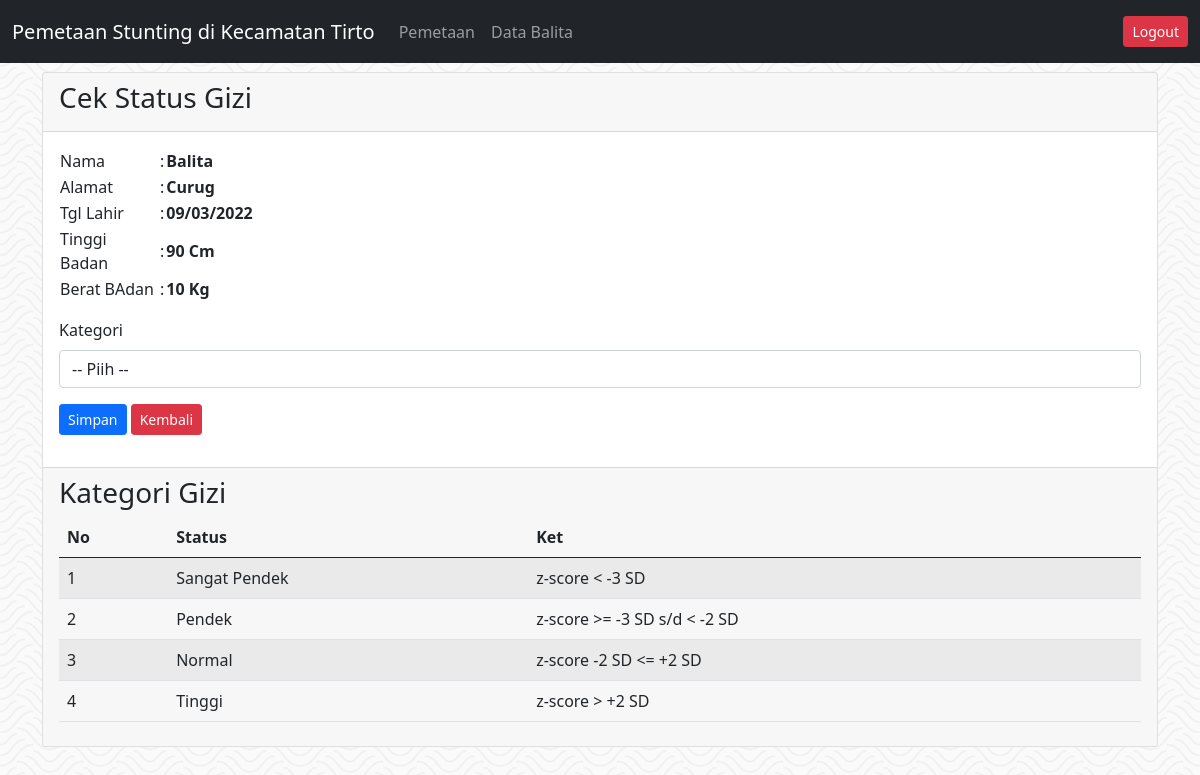
Screenshot of /data-balita/cek.php?id=1 (signed in) with the database file from the repository.
### tables this page shows
CREATE TABLE `tb_balita` (
  `id_balita` int(11) NOT NULL,
  `nama` varchar(50) DEFAULT NULL,
  `id_desa` int(11) DEFAULT NULL,
  `tgl_lahir` date DEFAULT NULL,
  `id_kategori` int(11) DEFAULT NULL,
  `tg_badan` varchar(100) DEFAULT NULL,
  `br_badan` varchar(50) DEFAULT NULL
);

CREATE TABLE `tb_desa` (
  `id_desa` int(11) NOT NULL,
  `nama_desa` varchar(125) DEFAULT NULL,
  `geojson` longtext DEFAULT NULL
);

CREATE TABLE `tb_kategori` (
  `id_kategori` int(11) NOT NULL,
  `status_gizi` varchar(125) DEFAULT NULL,
  `ket` varchar(255) DEFAULT NULL
);

### _koneksi/koneksi.php (called while the page is built, shortened)
<?php
function base_url($url = null)
{
    $base_url = "http://localhost/gis_stunting_native_new";
    if ($url != null) {
        return $base_url . "/" . $url;
    } else {
        return $base_url . "/";
    }
}
function tgl_indo($tgl)
{
    $tanggal = substr($tgl, 8, 2);
    $bulan = substr($tgl, 5, 2);
    $tahun = substr($tgl, 0, 4);
    return $tanggal . "/" . $bulan . "/" . $tahun;
}

### data-balita/cek.php (the view, shortened to what this page needs)
<?php
include_once('../_header.php');
$sql = mysqli_query($con, "SELECT *
FROM tb_kategori") or die(mysqli_error($con));
    $id = @$_GET['id'];
    $sbb = mysqli_query($con, "SELECT tb_balita.*, tb_desa.nama_desa
                        FROM tb_balita,tb_desa
                        WHERE tb_balita.id_desa=tb_desa.id_desa
                        AND tb_balita.id_balita='$id'") or die(mysqli_error($con));
    $dataBalita = mysqli_fetch_array($sbb);
?>
<div class="container">
    <div class="card">
        <div class="card-header">
            <h3>Cek Status Gizi</h3>
        </div>
        <div class="card-body">
            <table class="mb-3">
                <tr>
                    <td width="100">Nama</td>
                    <td>:</td>
                    <td><strong><?= $dataBalita['nama']  ?></strong></td>
                </tr>
                <tr>
                    <td>Alamat</td>
                    <td>:</td>
                    <td><strong><?= $dataBalita['nama_desa']  ?></strong></td>
                </tr>
                <tr>
                    <td>Tgl Lahir</td>
                    <td>:</td>
                    <td><strong><?= tgl_indo($dataBalita['tgl_lahir'])  ?></strong></td>
                </tr>
                <tr>
                    <td>Tinggi Badan</td>
                    <td>:</td>
                    <td><strong><?= $dataBalita['tg_badan']  ?> Cm</strong></td>
                </tr>
                <tr>
                    <td>Berat BAdan</td>
                    <td>:</td>
                    <td><strong><?= $dataBalita['br_badan']  ?> Kg</strong></td>
                </tr>
            </table>
            <form action="proses.php" method="post">
                    <div class="mb-3">
                        <label for="kat" class="form-label">Kategori</label>
                        <select name="kat" id="kat" class="form-control" required>
                            <option value="">-- Piih --</option>
                        </select>
                    </div>
                    <div class="mb-3">
                        <button type="submit" name="cek" class="btn btn-primary btn-sm">Simpan</button>
                        <a href="<?= base_url('data-balita') ?>" class="btn btn-danger btn-sm">Kembali</a>
                    </div>
            </form>
        </div>
        <div class="card-footer">
            <h3>Kategori Gizi</h3>
            <table class="table table-striped mt-2">
                <thead>
                    <tr>
                        <th>No</th>
                        <th>Status</th>
                        <th>Ket</th>
                    </tr>
                </thead>
                <tbody>
                    <?php
                    $i=1;
                    while($dk = mysqli_fetch_array($sql)) { ?>
                        <tr>
                            <td><?= $i; ?></td>
                            <td><?= $dk['status_gizi']; ?></td>
                            <td><?= $dk['ket']; ?></td>
                        </tr>
                    <?php $i++; } ?>
                </tbody>
            </table>
        </div>
    </div>
</div>
<?php include_once('../_footer.php'); ?>

### _header.php (shortened to what this page needs)
<?php
require_once "_koneksi/koneksi.php";
?>
<!doctype html>
<html lang="en">
<head>
    <link rel="stylesheet" href="https://cdnjs.cloudflare.com/ajax/libs/twitter-bootstrap/5.0.1/css/bootstrap.min.css">
    <link rel="stylesheet" href="https://cdn.datatables.net/1.11.3/css/dataTables.bootstrap5.min.css">
    <link rel="stylesheet" href="https://cdn.datatables.net/fixedheader/3.2.0/css/fixedHeader.bootstrap.min.css">
    <link rel="stylesheet" href="https://cdn.datatables.net/responsive/2.2.9/css/responsive.bootstrap.min.css">
    <link href="<?= base_url() ?>_assets/navbar/navbar-top-fixed.css" rel="stylesheet">
    <link rel="stylesheet" href="https://unpkg.com/leaflet@1.7.1/dist/leaflet.css" />
</head>
<body style="background-image: url('../_assets/img/bg.png');">
    <nav class="navbar navbar-expand-md navbar-dark fixed-top bg-dark">
        <div class="container-fluid">
            <a class="navbar-brand">Pemetaan Stunting di Kecamatan Tirto</a>
            <div class="collapse navbar-collapse" id="navbarCollapse">
                <ul class="navbar-nav me-auto mb-2 mb-md-0">
                    <li class="nav-item">
                        <a class="nav-link" href="<?= base_url() ?>">Pemetaan</a>
                    </li>
                    <li class="nav-item">
                        <a class="nav-link" href="<?= base_url() ?>data-balita">Data Balita</a>
                    </li>
                </ul>
                <span class="navbar-text">
                    <a href="<?= base_url('auth/logout.php') ?>" class="btn btn-sm btn-danger">Logout</a>
                </span>
            </div>
        </div>
    </nav>

### _footer.php (shortened to what this page needs)
</body>
</html>

### _assets/navbar/navbar-top-fixed.css (style rules this page uses)
body { min-height: 75rem; padding-top: 4.5rem; }

### rows the page displays
tb_balita: nama "Balita", id_desa.nama_desa "Curug", tgl_lahir "09/03/2022", tg_badan "90", br_badan "10"
tb_kategori: status_gizi "Sangat Pendek", ket "z-score < -3 SD"
tb_kategori: status_gizi "Pendek", ket "z-score >= -3 SD s/d < -2 SD"
tb_kategori: status_gizi "Normal", ket "z-score -2 SD <= +2 SD"
tb_kategori: status_gizi "Tinggi", ket "z-score > +2 SD"
